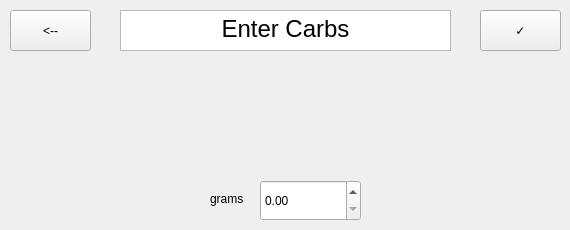
    <widget class="QWidget" name="enterCarbsPage">
     <widget class="QTextEdit" name="textEdit_7">
      <property name="geometry">
       <rect>
        <x>120</x>
        <y>10</y>
        <width>331</width>
        <height>41</height>
       </rect>
      </property>
      <property name="readOnly">
       <bool>true</bool>
      </property>
      <property name="html">
       <string>&lt;!DOCTYPE HTML PUBLIC &quot;-//W3C//DTD HTML 4.0//EN&quot; &quot;http://www.w3.org/TR/REC-html40/strict.dtd&quot;&gt;
&lt;html&gt;&lt;head&gt;&lt;meta name=&quot;qrichtext&quot; content=&quot;1&quot; /&gt;&lt;style type=&quot;text/css&quot;&gt;
p, li { white-space: pre-wrap; }
&lt;/style&gt;&lt;/head&gt;&lt;body style=&quot; font-family:'Sans'; font-size:10pt; font-weight:400; font-style:normal;&quot;&gt;
&lt;p align=&quot;center&quot; style=&quot; margin-top:0px; margin-bottom:0px; margin-left:0px; margin-right:0px; -qt-block-indent:0; text-indent:0px;&quot;&gt;&lt;span style=&quot; font-size:18pt;&quot;&gt;Enter Carbs&lt;/span&gt;&lt;/p&gt;&lt;/body&gt;&lt;/html&gt;</string>
      </property>
     </widget>
     <widget class="QPushButton" name="BTN0">
      <property name="geometry">
       <rect>
        <x>10</x>
        <y>10</y>
        <width>81</width>
        <height>41</height>
       </rect>
      </property>
      <property name="text">
       <string>&lt;--</string>
      </property>
     </widget>
     <widget class="QPushButton" name="addCarbsBTN">
      <property name="geometry">
       <rect>
        <x>480</x>
        <y>10</y>
        <width>81</width>
        <height>41</height>
       </rect>
      </property>
      <property name="text">
       <string>✓</string>
      </property>
     </widget>
     <widget class="QLabel" name="label_9">
      <property name="geometry">
       <rect>
        <x>210</x>
        <y>190</y>
        <width>41</width>
        <height>17</height>
       </rect>
      </property>
      <property name="text">
       <string>grams</string>
      </property>
     </widget>
     <widget class="QDoubleSpinBox" name="carbGramsSpinBox">
      <property name="geometry">
       <rect>
        <x>260</x>
        <y>180</y>
        <width>101</width>
        <height>41</height>
       </rect>
      </property>
     </widget>
    </widget>
